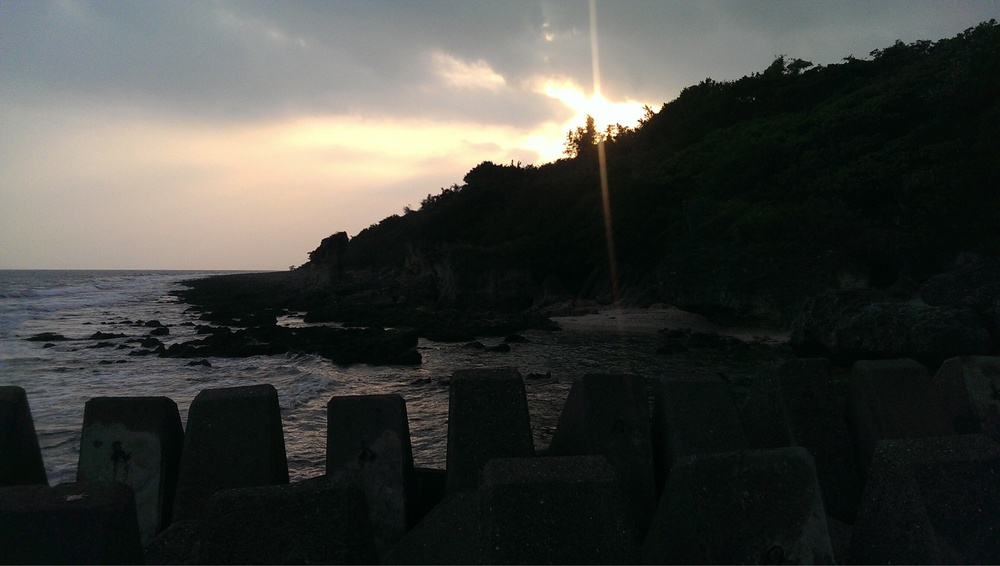
#> input picture 001.jpg, 1000 x 566 px, shrunk from 1920 x 1086 before the run
$ python test-t-cv.py
#> lines starting #> are read from the running program, lines starting #| are printed output that depends on the picture
#需安裝Anaconda環境
#安裝套件: 1.pip install opencv-python


import numpy as np
import cv2

print("請將圖片放到該資料夾中")
#try:
    ##pic=input("輸入圖片檔名(例如:001.jpg):")
    #pic='001.jpg'
img = cv2.imread('001.jpg')
#> img is the input picture: shape (566, 1000, 3); mean B, G, R 61.8, 66, 64.5
    ##img = cv2.imread(pic)
#灰階
'''
img_gray = cv2.imread('001.jpg', cv2.IMREAD_GRAYSCALE)#灰階
print(type(img))
cv2.namedWindow('My Image', cv2.WINDOW_NORMAL)
cv2.imshow('My Image',img_gray)
    #cv2.imshow('My Image', img)
cv2.waitKey(0)
cv2.destroyAllWindows()
'''
image_log = np.uint8(np.log(np.array(img) +1)) #最後UINT8 先乘255除最大直
cv2.normalize(image_log, image_log,0,255,cv2.NORM_MINMAX)
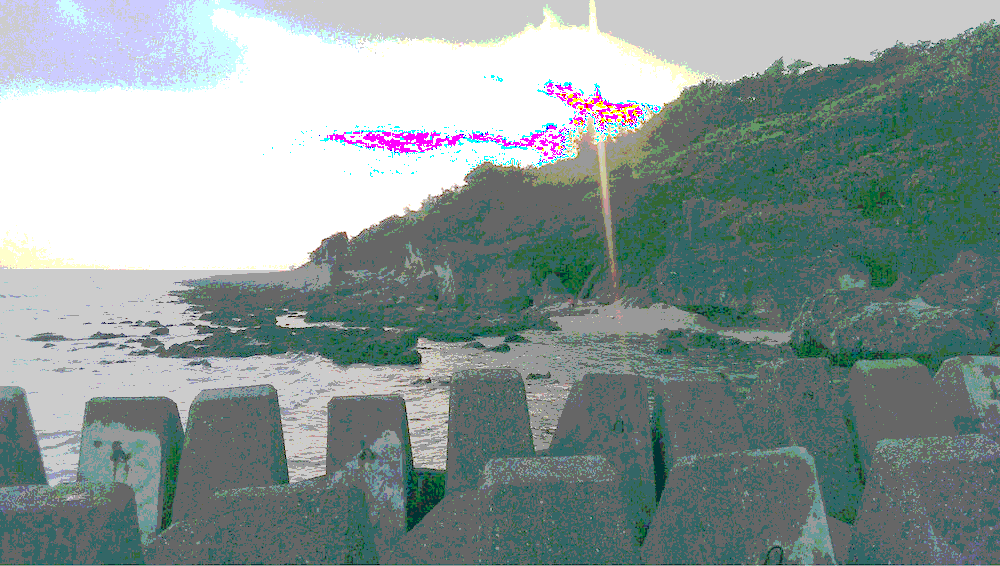
#> image_log: shape (566, 1000, 3); mean B, G, R 151.3, 152.9, 138.2
#    轉換成8bit圖像顯示
#cv2.convertScaleAbs(image_log,image_log)
cv2.imshow('image_log',image_log)
cv2.waitKey(0)
cv2.destroyAllWindows()

'''

    #res = np.uint8(np.clip((1.5 * img + 10), 0, 255))
    #0~255 調整圖片亮度
    print("數字越大越亮越小越暗")
    ##y = input("輸入0~255的數字調整圖片光暗:")
    #print(type(y))
    res= np.uint8(np.clip((1.5*img + 10), 0,230))
    ##res= np.uint8(np.clip((1.5*img + 10), 0,int(y)))
    tmp = np.hstack((img, res))  # 两张图片横向合并（便于对比显示）
    cv2.imshow('original',img)
    cv2.imshow('new',res)
    #cv2.imshow(u'all', tmp)
    cv2.waitKey(0)
'''
#except Exception:
    #print("沒有"+pic+"這張圖片,或沒家副檔名")

$ run again, with 002.jpg copied over 001.jpg
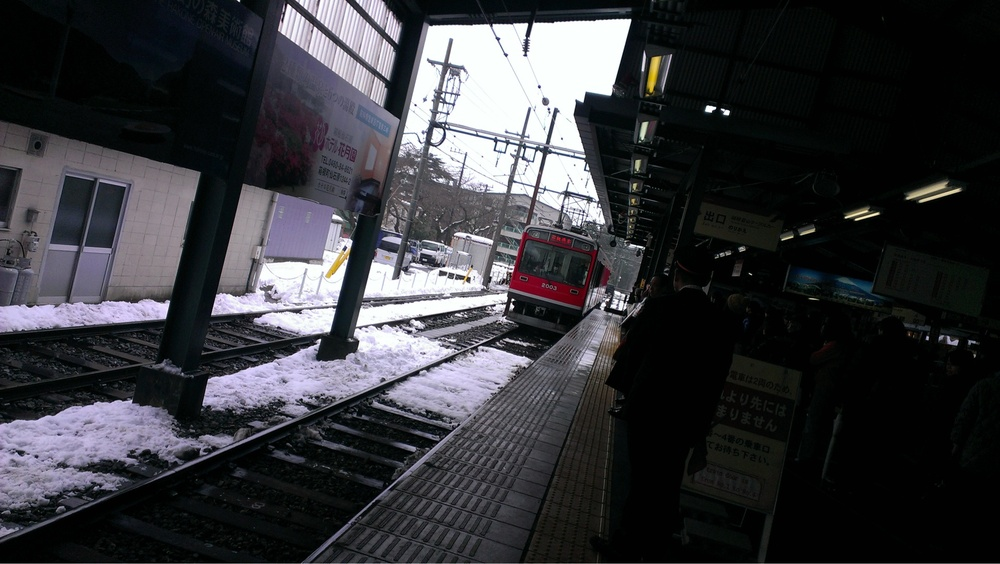
#> input picture 002.jpg, 1000 x 564 px, shrunk from 1920 x 1083 before the run
#> img is the input picture: shape (564, 1000, 3); mean B, G, R 59.1, 55, 54.5
#> `cv2.normalize(image_log, image_log,0,255,cv2.NORM_MINMAX)`:
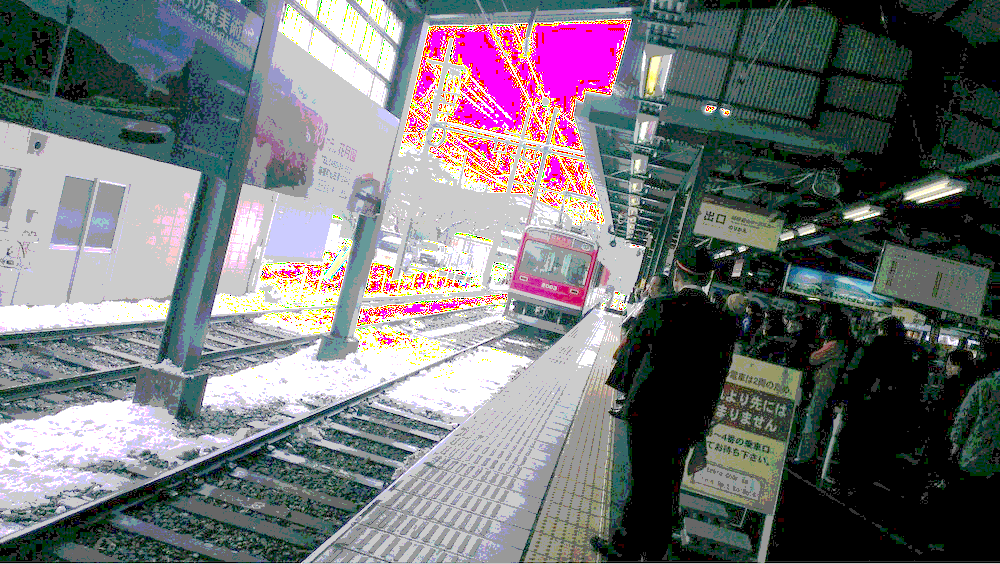
#> image_log: shape (564, 1000, 3); mean B, G, R 119, 115.6, 113.7

$ run again, with 003.jpg copied over 001.jpg
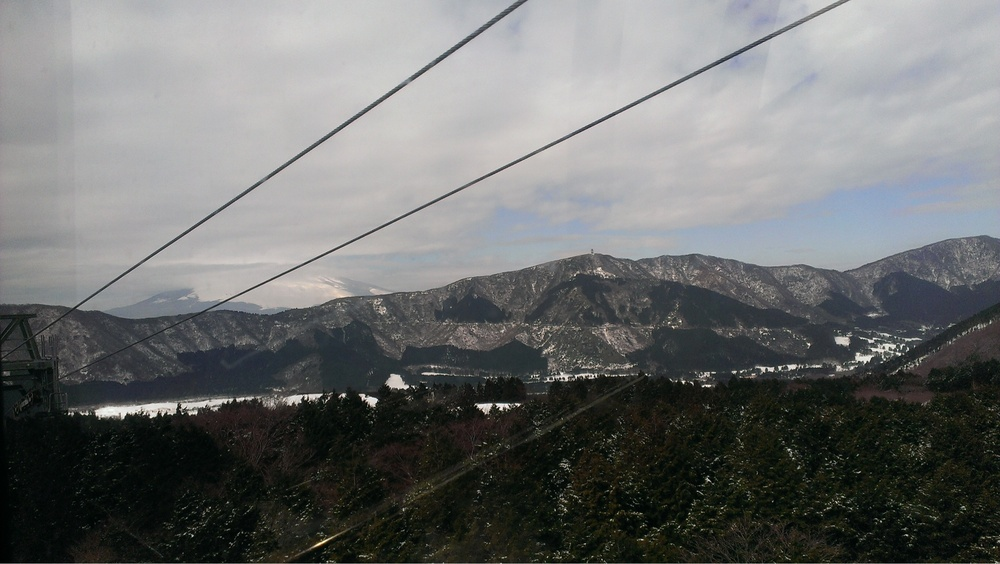
#> input picture 003.jpg, 1000 x 564 px, shrunk from 1920 x 1083 before the run
#> img is the input picture: shape (564, 1000, 3); mean B, G, R 110.9, 111.4, 109.6
#> `cv2.normalize(image_log, image_log,0,255,cv2.NORM_MINMAX)`:
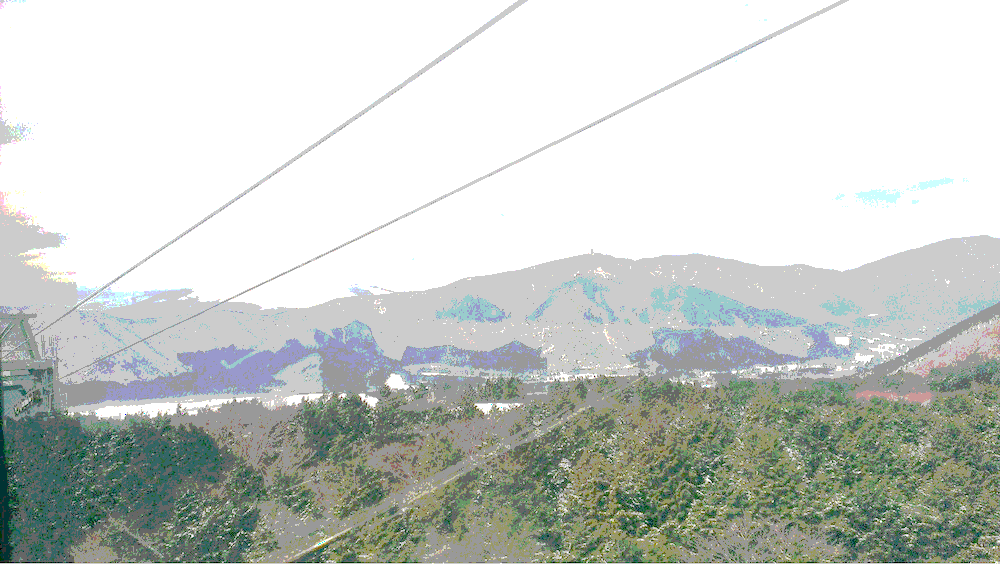
#> image_log: shape (564, 1000, 3); mean B, G, R 198.7, 203.9, 198.8

$ run again, with 004.jpg copied over 001.jpg
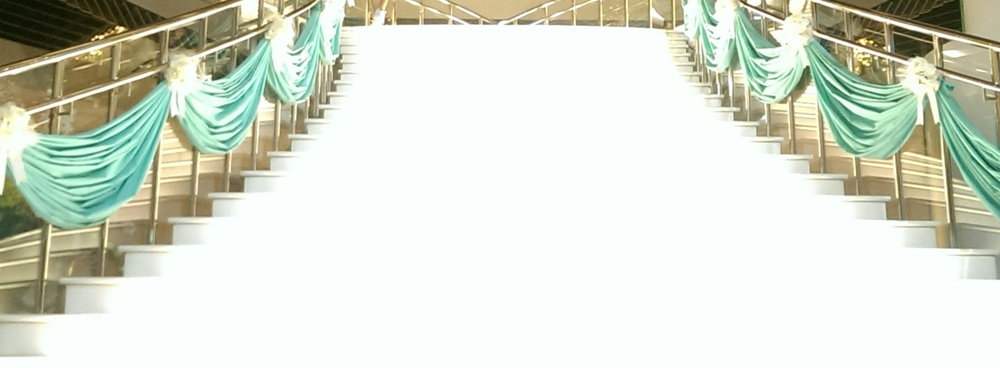
#> input picture 004.jpg, 1000 x 368 px, shrunk from 2683 x 987 before the run
#> img is the input picture: shape (368, 1000, 3); mean B, G, R 207.2, 220.7, 214.8
#> `cv2.normalize(image_log, image_log,0,255,cv2.NORM_MINMAX)`:
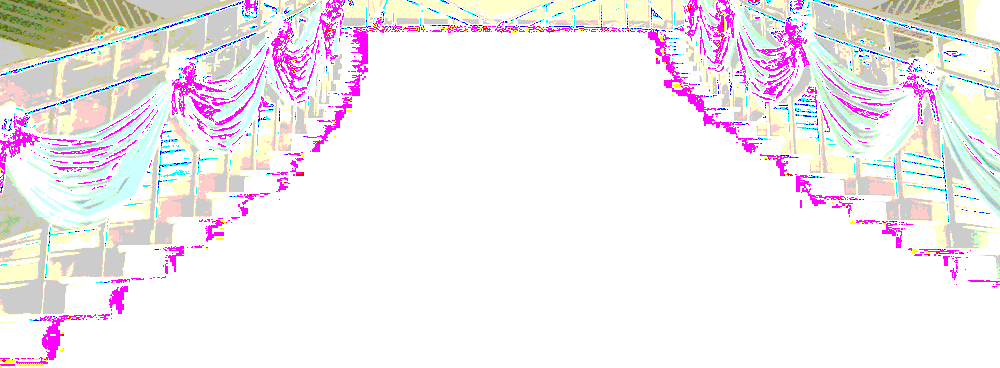
#> image_log: shape (368, 1000, 3); mean B, G, R 240.6, 236, 242.9
